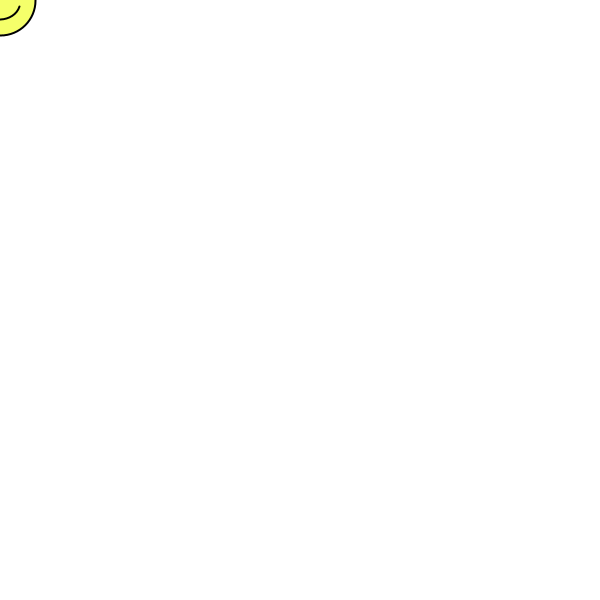
Frame 1 (no input)
Frame 60 (the mouse pressed at the canvas centre just before this capture): identical to frame 1, image omitted
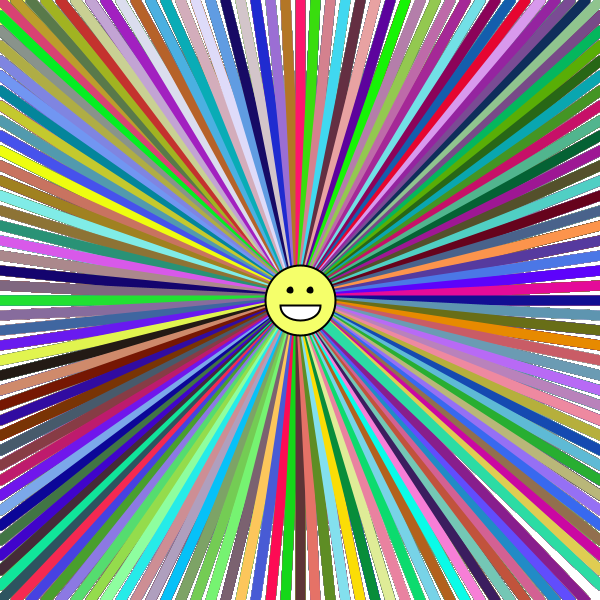
Frame 120 (the mouse held since frame 60 and released just before this capture)

The Processing sketch that drew these frames (run headless with seeded random() and noise(); from frame 60 on, the mouse is pressed at the canvas centre):

// Processing sketch: processing_20682
// ── processing_20682.pde

int inc=15;


void setup(){
  size(600,600);
  smooth();
  background(255);
  
  
}

void draw(){

  strokeWeight(2);
  stroke(0);
  fill(#F5FF6A);
  ellipse(mouseX, mouseY,70,70);
  fill(0);
  ellipse(mouseX-10,mouseY-10,5,5);
  ellipse(mouseX+10,mouseY-10,5,5);
  noFill();
  arc(mouseX,mouseY,40,40,.31,2.75);
 
  frameRate(20);
  if(mousePressed){
    for(int i=0;i<width;i+=inc){
        stroke(random(0,255),random(0,255),random(0,255));
        strokeWeight(10);
        line(i,0,mouseX,mouseY);
    }
    for(int j=0;j<height;j+=inc){
      stroke(random(0,255),random(0,255),random(0,255));
        strokeWeight(10);
        line(0,j,mouseX,mouseY);
    }
    for(int i=0;i<width;i+=inc){
        stroke(random(0,255),random(0,255),random(0,255));
        strokeWeight(10);
        line(i,600,mouseX,mouseY);
    }
    for(int j=0;j<height;j+=inc){
      stroke(random(0,255),random(0,255),random(0,255));
        strokeWeight(10);
        line(600,j,mouseX,mouseY);
    }
    strokeWeight(2);
  stroke(0);
  fill(#F5FF6A);
  ellipse(mouseX, mouseY,70,70);
  fill(0);
  ellipse(mouseX-10,mouseY-10,5,5);
  ellipse(mouseX+10,mouseY-10,5,5);
  fill(255);
  beginShape();
  vertex(mouseX-20,mouseY+5);
  bezierVertex(mouseX-20,mouseY+25,mouseX+20,mouseY+25,mouseX+20,mouseY+5);
  endShape(CLOSE);

  }
  else{
  background(255);
  strokeWeight(2);
  stroke(0);
  fill(#F5FF6A);
  ellipse(mouseX, mouseY,70,70);
  fill(0);
  ellipse(mouseX-10,mouseY-10,5,5);
  ellipse(mouseX+10,mouseY-10,5,5);
  noFill();
  arc(mouseX,mouseY,40,40,.31,2.75);
}
  
  
if(keyPressed){
  if((key=='c' || key=='C')){
  for(int l=0;l<width;l+=inc){
    for(int r=0;r<height;r+=inc){
    fill(random(0,255),random(0,255),random(0,255));
    noStroke();
    ellipse(l,r,14,14);
    }
  }
   strokeWeight(2);
  stroke(0);
  fill(#F5FF6A);
  ellipse(mouseX, mouseY,70,70);
  fill(0);
  ellipse(mouseX-10,mouseY-10,5,5);
  ellipse(mouseX+10,mouseY-10,5,5);
  fill(255);
  ellipse(mouseX,mouseY+10,20,20);
  //arc(mouseX,mouseY,40,40,.31,2.75);
   
  
}if(keyPressed){
  if((key=='m'||key=='M')){
    for(int k=0;k<width;k+=60){
      for(int t=0;t<height;t+=60){
      fill(random(0,255),random(0,255),random(0,255));
      noStroke();
      rect(k,t,60,60);
        }
  }
   strokeWeight(2);
  stroke(0);
  fill(#F5FF6A);
  ellipse(mouseX, mouseY,70,70);
  fill(0);
  ellipse(mouseX-10,mouseY-10,5,5);
  ellipse(mouseX+10,mouseY-10,5,5);
  fill(255);
  rect(mouseX-10,mouseY,20,20);
  //arc(mouseX,mouseY,40,40,.31,2.75);
}
}
else{
  background(255);
  strokeWeight(2);
  stroke(0);
  fill(#F5FF6A);
  ellipse(mouseX, mouseY,70,70);
  fill(0);
  ellipse(mouseX-10,mouseY-10,5,5);
  ellipse(mouseX+10,mouseY-10,5,5);
  noFill();
  arc(mouseX,mouseY,40,40,.31,2.75);
}

}

}
